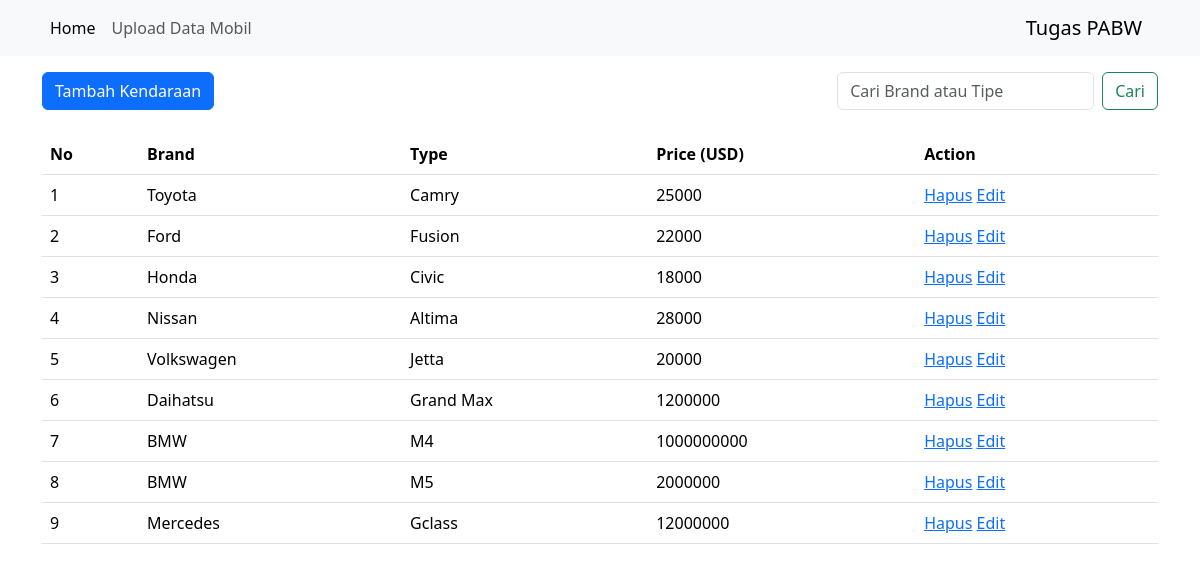
The page / on the database its author committed.
### tables this page shows
CREATE TABLE cars (
         id INTEGER PRIMARY KEY AUTOINCREMENT,
         brand VARCHAR NOT NULL,
         type VARCHAR NOT NULL,
         price INTEGER NOT NULL
         );

### s_task.py (the view)
@app.route('/', methods = ["GET", "POST"])
def index():
   showData = []
   conn = dbConn()
   if request.method == "POST" :
      search = request.form['search']
      datas = conn.execute(f"SELECT * FROM cars WHERE brand LIKE '%{search}%' OR type LIKE '%{search}%'").fetchall()
   else :
      datas = conn.execute("SELECT * FROM cars").fetchall()
   for data in datas :
      id = secKey.dumps(data['id'])
      showData.append((id, data['brand'], data['type'], data['price']))
   conn.close()
   return render_template('index.html', rows = showData)

### s_task.py (called while the page is built)
def dbConn() :
   db = sqlite3.connect('cars.db')
   db.row_factory = sqlite3.Row
   return db

### Templates/index.html (shortened to what this page needs)
{% include 'header.html' %}
<div class="container mt-3">
   <div class="d-md-flex d-block justify-content-between">
      <a href="{{'/add'}}" class="btn btn-primary">Tambah Kendaraan</a>
      <form class="d-flex mt-md-0 mt-3" action="/" method="post">
         <input class="form-control me-2" type="text" placeholder="Cari Brand atau Tipe" aria-label="Search"
            name="search">
         <button class="btn btn-outline-success w-auto" type="submit">Cari</button>
      </form>
   </div>
   <div class="table-responsive mt-4">
      <table class="table table-stripped">
         <tr>
            <th>No</th>
            <th>Brand</th>
            <th>Type</th>
            <th>Price (USD)</th>
            <th>Action</th>
         </tr>
         {% for id, brand, type, price in rows %}
         <tr>
            <td>{{ loop.index }}</td>
            <td>{{ brand }}</td>
            <td>{{ type }}</td>
            <td>{{ price }}</td>
            <td>
               <a href="{{'delete'}}/{{ id }}">Hapus</a>
               <a href="{{'edit'}}/{{ id }}">Edit</a>
            </td>
         </tr>
         {% endfor %}
      </table>
   </div>
</div>
{% include 'footer.html' %}

### Templates/header.html (shortened to what this page needs)
<!DOCTYPE html>
<html lang="en">
<head>
   <link href="https://cdn.jsdelivr.net/npm/bootstrap@5.3.3/dist/css/bootstrap.min.css" rel="stylesheet"
>
</head>
<body>
   <nav class="navbar navbar-expand-lg navbar-light bg-light">
      <div class="container">
         <div class="collapse navbar-collapse" id="navbarSupportedContent">
            <ul class="navbar-nav me-auto mb-2 mb-lg-0">
               <li class="nav-item">
                  <a class="nav-link active" aria-current="page" href="/">Home</a>
               </li>
               <li class="nav-item">
                  <a class="nav-link" href="/upload">Upload Data Mobil</a>
               </li>
            </ul>
         </div>
         <a class="navbar-brand" href="javascript:void(0)">Tugas PABW</a>
      </div>
   </nav>

### Templates/footer.html (shortened to what this page needs)
</body>
</html>

### rows shown on the page
cars: brand "Toyota", type "Camry", price "25000"
cars: brand "Ford", type "Fusion", price "22000"
cars: brand "Honda", type "Civic", price "18000"
cars: brand "Nissan", type "Altima", price "28000"
cars: brand "Volkswagen", type "Jetta", price "20000"
cars: brand "Daihatsu", type "Grand Max", price "1200000"
cars: brand "BMW", type "M4", price "1000000000"
cars: brand "BMW", type "M5", price "2000000"
cars: brand "Mercedes", type "Gclass", price "12000000"
